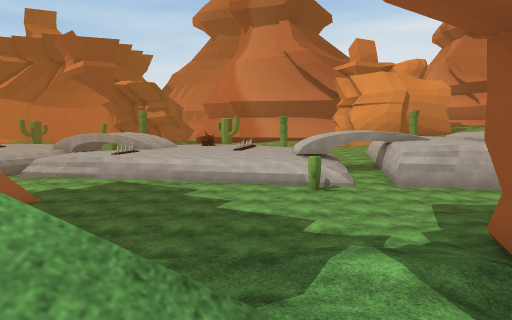
View 1 (above)

24 first-person views from a walk through a scene from a Unity 3-D project. The camera is 1.5 m above the floor, tilts 6° down and sees 70° across. The floor is counted in squares, 2 m on a side. Each view is taken from the middle of a square. On the plan, view 1 faces up. The plan holds only what a view shows up to about 11 squares ahead; the rest is blank. The place goes on beyond the plan. The player character is not drawn. Some surface patterns are stand-ins.

View 2
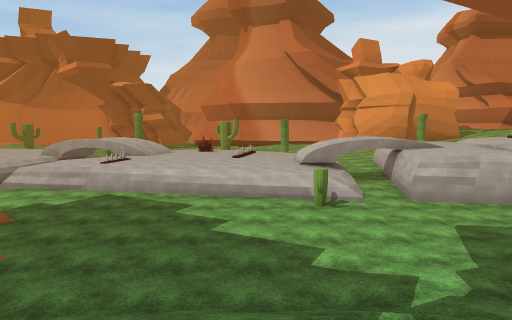

View 3
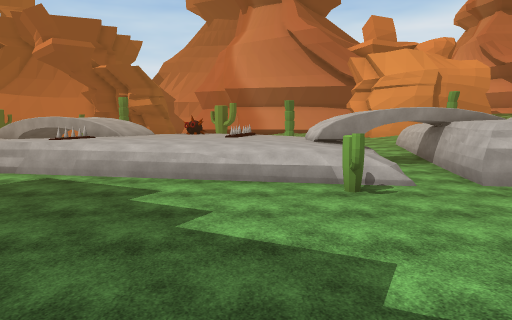

View 4
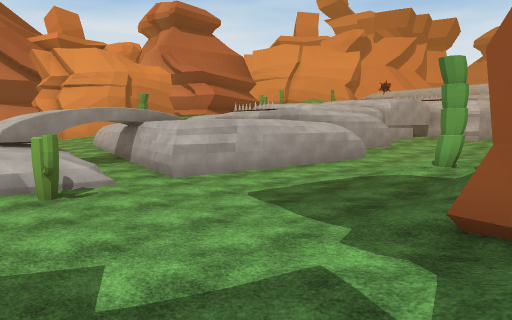

View 5
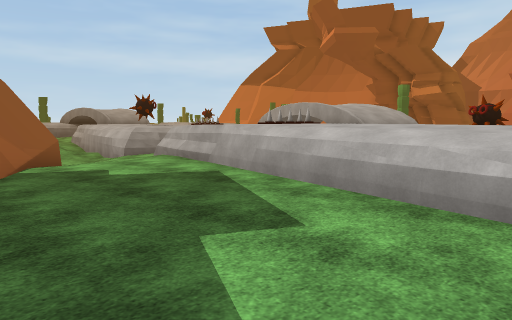

View 6
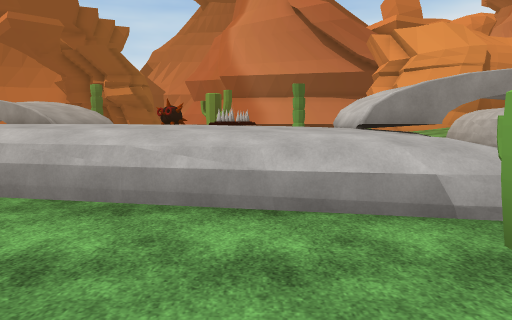

View 7
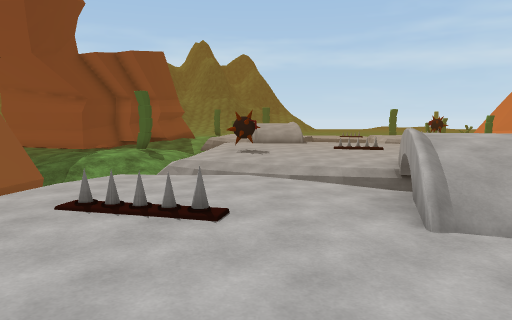

View 8
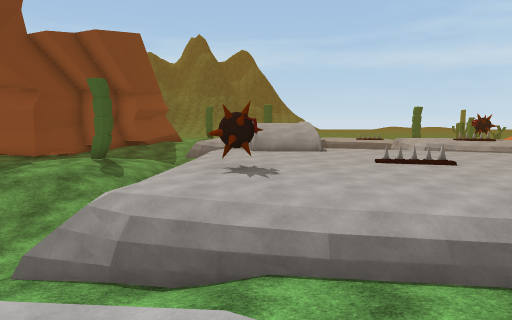

View 9
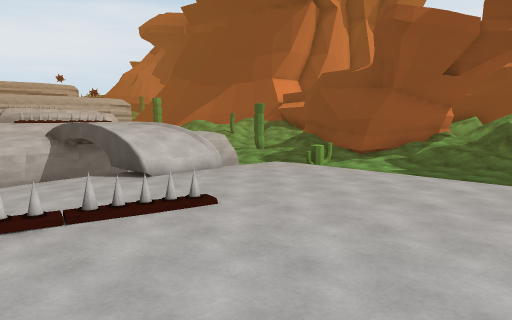

View 10
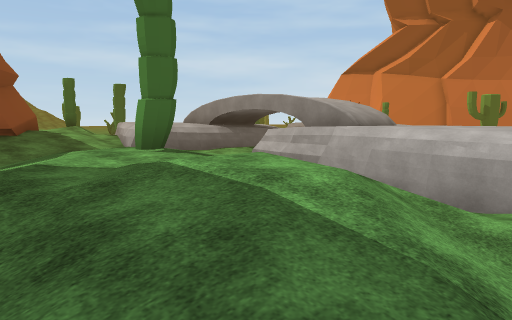

View 11
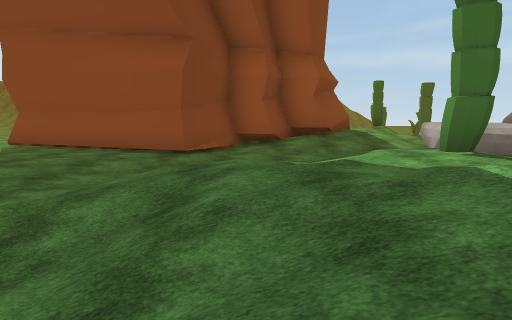

View 12
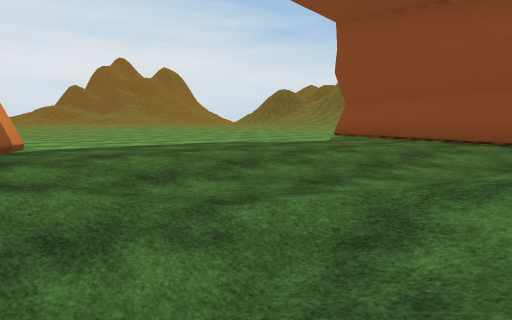

View 13
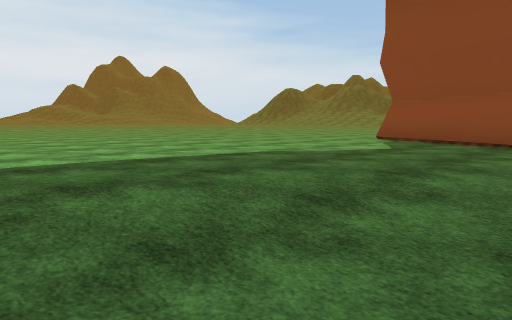

View 14
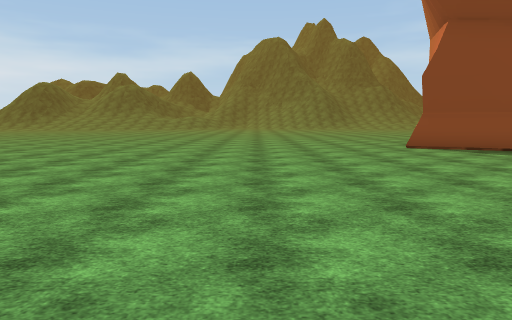

View 15
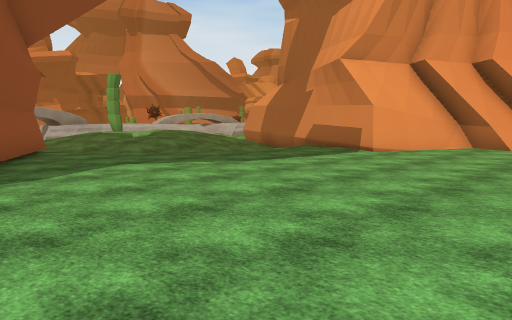

View 16
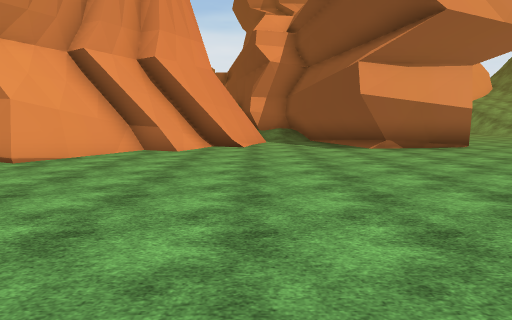

View 17
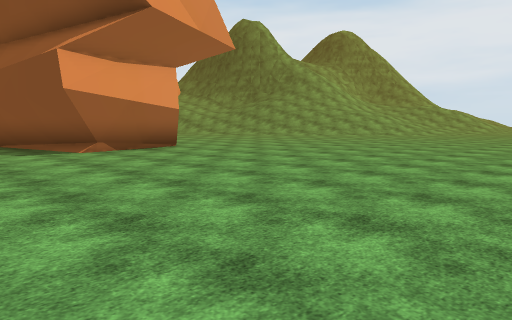

View 18
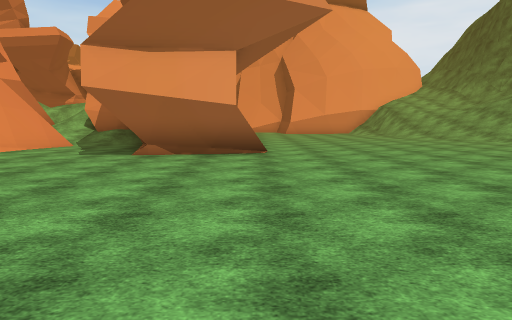

View 19
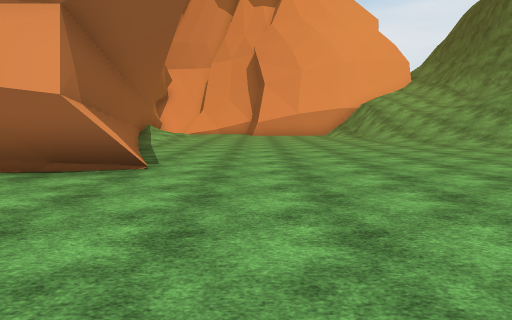

View 20
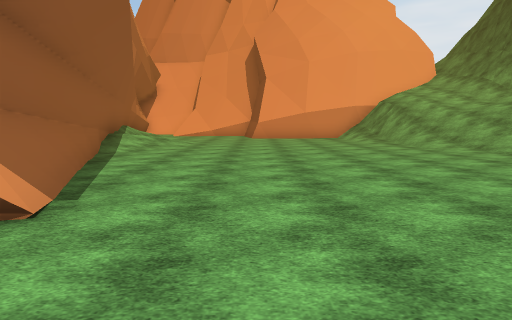

View 21
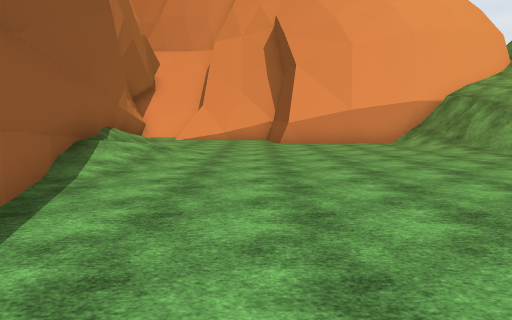

View 22
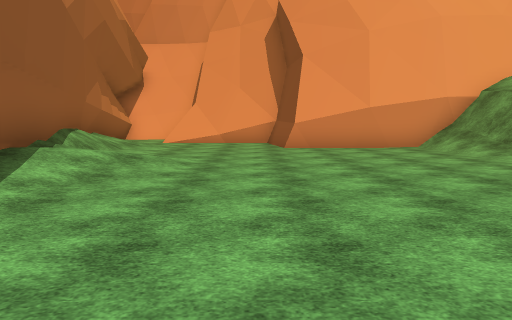

View 23
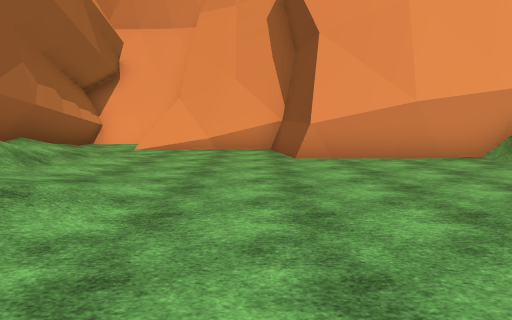

View 24
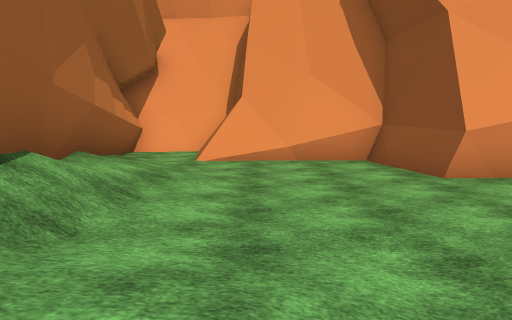

### Floor plan
Key: @ floor where view 1 was taken; # wall or solid block; . main floor; - floor 0.25 m lower than the main floor; _ floor 0.5 m lower than the main floor; : floor 0.75 m higher than the main floor; + floor 1 m higher than the main floor; * floor 1.25 m higher than the main floor; % floor 1.5 m higher than the main floor; & floor 2.5 m higher than the main floor; / step, stairs or slope; = window, fence, low wall or low ledge; ^ raised ledge; C cactus; O other object.
Columns run from 24 left of view 1 to 10 right of it. Each row starts with its distance up from view 1.
 19        ^^^^O^^       OO       ^
 18        ^^^^O^^^# /&//***O     ^
 17        ^^^^^^^^^ =//******+/  ^
 16     #   ^^  ^^^/ /*****O***/ #####
 15   ^##/ #^    ^^/ *********^#.#   #
 14    ^^/###### ^^/=**O******^###
 13  ^^^/    /=###^/=***%%%***// #
 12  ///   ////////////==///**//##
 11 #///   CC///// //-......==//###
 10 ##//-  ::/://  ##/........C...#####
  9  #//-  //////   ###................
  8  ##/// //////     #................
  7   ##/-//////        ......../////
  6    #-/_////          .....//////C
  5   ##.//-_///         ....//////
  4   #...-/-///          /////#
  3  ##.....///            ////
  2  #......../#            //
  1  #........##            /
  0 ..........####          @
 -1 .............##
 -2 .............##
 -3 ..............##
 -4 ...............##
 -5 .................
 -6 ................##         ######=
 -7 .............####     ######//...#
 -8 .............##########//////./###
 -9 .............#####....///...../=##
-10 .... ........##=..............###
-11 ..   .........................#
-12      .......................###
-13       ......................#
-14       ......................#
-15       ...   ................#
-16       ..     ............///#
-17                ....../////###
-18                 ...//// ////#

Where each view was taken, in squares from view 1:
view 1: 0 up, 0 right, facing up
view 2: 1 up, 0 right, facing up
view 3: 4 up, 0 right, facing up
view 4: 4 up, 0 right, facing up-right
view 5: 8 up, 0 right, facing up-left
view 6: 8 up, 0 right, facing up
view 7: 15 up, 2 left, facing left
view 8: 15 up, 6 left, facing left
view 9: 18 up, 4 left, facing down-right
view 10: 8 up, 12 left, facing up-left
view 11: 8 up, 12 left, facing left
view 12: 7 up, 13 left, facing down-left
view 13: 5 up, 14 left, facing down-left
view 14: 4 down, 13 left, facing left
view 15: 4 down, 23 left, facing up-right
view 16: 4 down, 21 left, facing right
view 17: 4 down, 20 left, facing down-right
view 18: 10 down, 19 left, facing right
view 19: 12 down, 16 left, facing right
view 20: 12 down, 13 left, facing right
view 21: 11 down, 9 left, facing right
view 22: 11 down, 7 left, facing right
view 23: 11 down, 4 left, facing right
view 24: 9 down, 2 left, facing right
